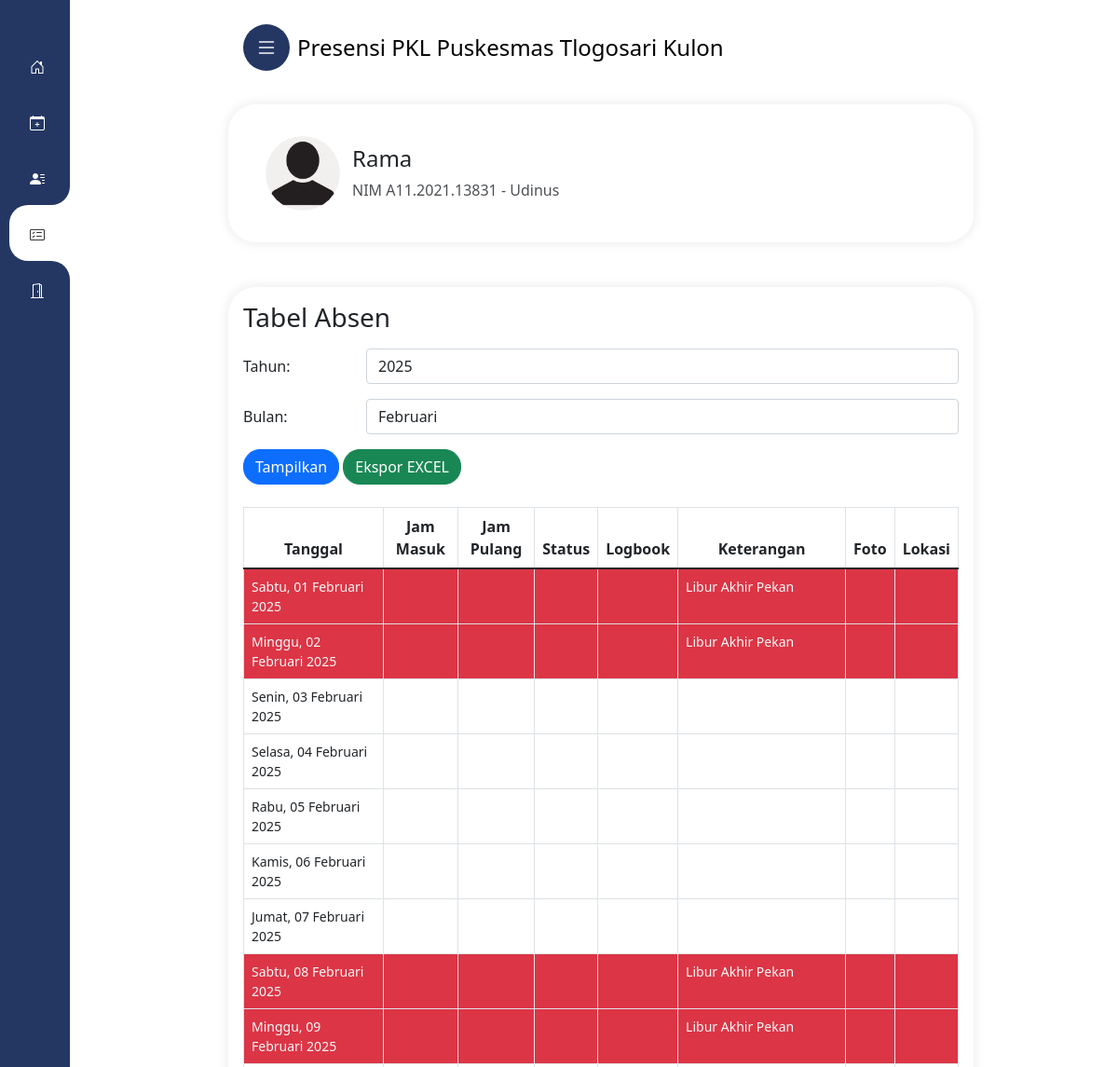
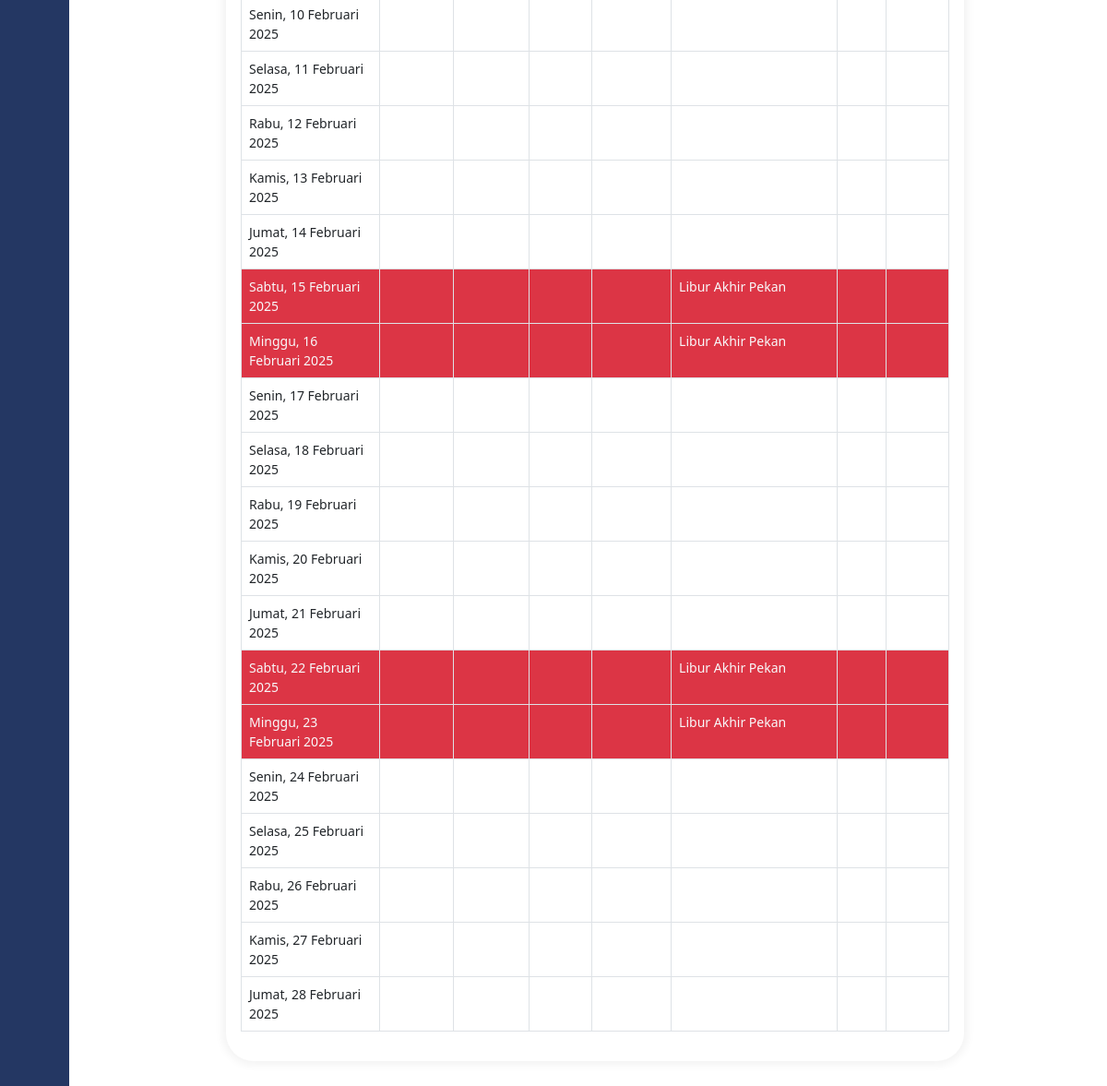
The page /riwayat.php (signed in) on the database its author committed (2 pictures, top to bottom).
### tables this page shows
CREATE TABLE `pengguna` (
  `id` int(11) NOT NULL,
  `nim` varchar(250) NOT NULL,
  `nama` varchar(30) NOT NULL,
  `universitas` varchar(250) NOT NULL,
  `password` varchar(255) NOT NULL,
  `penempatan_id` int(11) NOT NULL,
  `foto_profil` varchar(225) DEFAULT NULL
);

### riwayat.php (the view, shortened to what this page needs)
<?php
include_once 'cfgall.php';
?>
<!DOCTYPE html>
<html>
<head>
    <link rel="stylesheet" href="https://cdn.jsdelivr.net/npm/leaflet@1.7.1/dist/leaflet.css" />
</head>
<body>
    <div class="kolomkanan">
        <div class="mx-auto">
            <div class="card mb-5 p-3">
                <div class="leftP">
                    <div class="profileIcon leftC flex solo">
                        <label class="a flexIns fc" for="forProfile">
                            <span class="avatar flex center">
                                <img class="iniprofil" src="foto_profil/<?php echo $nama_file; ?>"
                                    alt="<?php echo $nama_file; ?>">
                            </span>
                            <span class="n flex column">
                                <span class="fontS">
                                    <h4>
                                        <?php echo $nama ?>
                                    </h4>
                                </span>
                                <p class="opacity" style="margin-bottom:0">
                                    NIM
                                    <?php echo $nim ?> -
                                    <?php echo $universitas ?>
                                </p>
                            </span>
                        </label>
                    </div>
                </div>
            </div>
            <div class="card p-3" style="margin-bottom:50px">
                <?php
                $tahun = isset($_GET['tahun']) ? $_GET['tahun'] : date('Y');
                $bulan = isset($_GET['bulan']) ? $_GET['bulan'] : date('m');
                ?>
                <h3 class="mb-3">Tabel Absen</h3>
                <form method="get" action="">
                    <div class="form-group row mb-3">
                        <label for="tahun" class="col-sm-2 col-form-label">Tahun:</label>
                        <div class="col-sm-10">
                            <input type="text" class="form-control" id="tahun" name="tahun"
                                value="<?php echo $tahun; ?>">
                        </div>
                    </div>
                    <div class="form-group row mb-3">
                        <label for="bulan" class="col-sm-2 col-form-label">Bulan:</label>
                        <div class="col-sm-10">
                            <select class="form-control" id="bulan" name="bulan">
                                <?php
                                $nama_bulan = array('Januari', 'Februari', 'Maret', 'April', 'Mei', 'Juni', 'Juli', 'Agustus', 'September', 'Oktober', 'November', 'Desember');
                                for ($i = 1; $i <= 12; $i++) {
                                    $selected = ($i == $bulan) ? 'selected' : '';
                                    echo '<option value="' . sprintf("%02d", $i) . '" ' . $selected . '>' . $nama_bulan[$i - 1] . '</option>';
                                }
                                ?>
                            </select>
                        </div>
                    </div>
                    <button type="submit" class="btn btn-primary">Tampilkan</button>
                    <a class="btn btn-success"
                        href="eksporEXCEL.php?tahun=<?php echo $tahun; ?>&bulan=<?php echo $bulan; ?>">Ekspor EXCEL</a>
                </form>
                <br>
                <div class="table-responsive">
                    <table class="table table-bordered">
                        <thead>
                            <tr style="text-align:center">
                                <th width="150">Tanggal</th>
                                <th>Jam Masuk</th>
                                <th>Jam Pulang</th>
                                <th>Status</th>
                                <th>Logbook</th>
                                <th width="180">Keterangan</th>
                                <th width="50">Foto</th>
                                <th>Lokasi</th>
                            </tr>
                        </thead>
                        <tbody>
                            <?php
                            $jumlah_hari = cal_days_in_month(CAL_GREGORIAN, $bulan, $tahun);
                            $nama_hari_arr = array('Minggu', 'Senin', 'Selasa', 'Rabu', 'Kamis', 'Jumat', 'Sabtu', 'Minggu');
                            $nama_bulan_arr = array(
                                'Januari',
                                'Februari',
                                'Maret',
                                'April',
                                'Mei',
                                'Juni',
                                'Juli',
                                'Agustus',
                                'September',
                                'Oktober',
                                'November',
                                'Desember'
                            );
                            for ($i = 1; $i <= $jumlah_hari; $i++) {
                                $nama_hari = $nama_hari_arr[date('N', strtotime($tahun . '-' . $bulan . '-' . $i))];
                                $nama_bulan = $nama_bulan_arr[intval($bulan) - 1];
                                $bg_color = ($nama_hari == 'Sabtu' || $nama_hari == 'Minggu') ? 'text-light bg-danger' : '';
                                echo '<tr class="' . $bg_color . '">';
                                echo '<td>' . $nama_hari . ', ' . str_pad($i, 2, '0', STR_PAD_LEFT) . ' ' . $nama_bulan . ' ' . $tahun . '</td>';
                                $query = "SELECT absen.id_absen, absen.nim, absen.id_status, status_absen.nama_status, absen.logbook, absen.tanggal_absen, absen.jam_masuk, absen.jam_keluar, absen.keterangan, absen.foto_absen, absen.latlong
          FROM absen
          JOIN status_absen ON absen.id_status = status_absen.id_status
          WHERE nim = ? AND tanggal_absen = ?
          ORDER BY absen.id_absen DESC";
                                $tanggal_absen = $tahun . '-' . $bulan . '-' . str_pad($i, 2, '0', STR_PAD_LEFT);
                                $stmt = $conn->prepare($query);
                                $stmt->bindParam(1, $userid);
                                $stmt->bindParam(2, $tanggal_absen);
                                $stmt->execute();
                                $result = $stmt->fetchAll(PDO::FETCH_ASSOC);
                                if ($result) {
                                    $data_absen = $result[0];
                                    $jam_masuk = $data_absen['jam_masuk'];
                                    $jam_keluar = $data_absen['jam_keluar'];
                                    $status = $data_absen['nama_status'];
                                    $logbook = $data_absen['logbook'];
                                    $keterangan = $data_absen['keterangan'];
                                    $fotoAbsen = $data_absen['foto_absen'];
                                    $latlong = $data_absen['latlong'];
                                } else {
                                    $jam_masuk = '';
                                    $jam_keluar = '';
                                    $status = '';
                                    $logbook = '';
                                    $keterangan = '-';
                                    $fotoAbsen = '';
                                    $latlong = '';
                                    if ($nama_hari == 'Sabtu' || $nama_hari == 'Minggu') {
                                        $keterangan = 'Libur Akhir Pekan';
                                    } else {
                                        $keterangan = '';
                                    }
                                }
                                echo '<td>' . $jam_masuk . '</td>';
                                echo '<td>' . $jam_keluar . '</td>';
                                echo '<td>' . $status . '</td>';
                                echo '<td>' . $logbook . '</td>';
                                echo '<td>' . $keterangan . '</td>';
                                if (!empty($fotoAbsen)) {
                                    echo '<td class="text-center">';
                                    echo '<img class="ftabsen" src="hasil_absen/' . $fotoAbsen . '" alt="Foto Absen" id="' . $i . '" width="50px" height="50px" onclick="showFoto(\'' . $fotoAbsen . '\')">';
                                    echo '</td>';
                                } else {
                                    echo '<td></td>';
                                }
                                if (!empty($latlong)) {
                                    echo '<td class="text-center"><button type="button" class="tmlokasi btn btn-primary btn-sm" onclick="showModalMap(\'' . $latlong . '\')">Lihat</button></td>';
                                } else {
                                    echo '<td></td>';
                                }
                                echo '</tr>';
                            }
                            ?>
                        </tbody>
                    </table>
                </div>
            </div>
        </div>
    </div>
</body>
</html>

### header/style.css (style rules this page uses)
a,a:hover,a:focus { color: inherit;text-decoration: none;transition: all 0.3s; }
.btn { border-radius: 18px; }
.card, .modal-content { box-shadow: 0px 0px 10px 4px rgba(0, 0, 0, 0.05);border:none;border-radius: 30px; }
.flex { display:flex }
.flex.column { flex-direction:column }
.leftC { padding-inline: 20px; }
.leftP { position: relative;left: 0;top: 0;right: 0;padding-block: 18px;background-color: inherit; }
.profileIcon .a { align-items: center; }
.flexIns { display: inline-flex; }
.profileIcon .avatar { margin-inline-start: calc((35px - 20px) / 2 - 4px);margin-inline-end: calc(((35px - 20px) / 2) + 6px); }
.flex.center { align-items: center;justify-content: center; }
.avatar { min-width: 42px;min-height: 42px;border-radius: 50%;background-color: #f5f3f2;background-size: 100%;background-position: center;background-repeat: no-repeat; }
.avatar .iniprofil { width:80px;height:80px;border-radius: 50%; }
.profileIcon .n { max-width: calc(100% - 45px); }
.opacity { opacity: .8; }
@media only screen and (min-width: 576px) { .mx-auto { margin-top:20px } }
@media only screen and (min-width: 576px) { .kolomkanan { margin-left: 110px !important;margin-right: 20px !important; } }

### riwayat.php (style rules this page uses)
.mx-auto { max-width: 800px }
.card { margin-top: 10px; }
.table>tbody { font-size: 14px }

### rows shown on the page
pengguna: nama "Rama", nim "A11.2021.13831", universitas "Udinus"

### other values the page prints
$nama_hari "Sabtu"
str_pad($i, 2, '0', STR_PAD_LEFT) "01"
$nama_bulan "Februari"
$keterangan "Libur Akhir Pekan"
$nama_hari "Minggu"
str_pad($i, 2, '0', STR_PAD_LEFT) "02"
$nama_hari "Senin"
str_pad($i, 2, '0', STR_PAD_LEFT) "03"
$nama_hari "Selasa"
str_pad($i, 2, '0', STR_PAD_LEFT) "04"
$nama_hari "Rabu"
str_pad($i, 2, '0', STR_PAD_LEFT) "05"
$nama_hari "Kamis"
str_pad($i, 2, '0', STR_PAD_LEFT) "06"
$nama_hari "Jumat"
